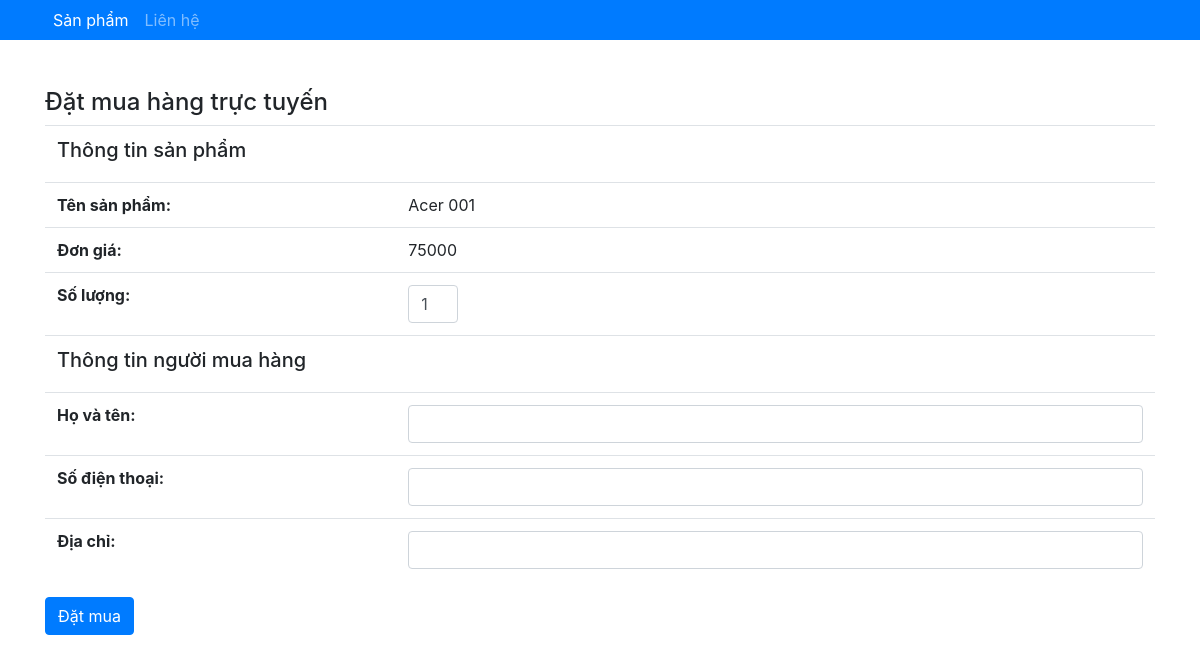
Page /order-product/1 on the earlier database version.
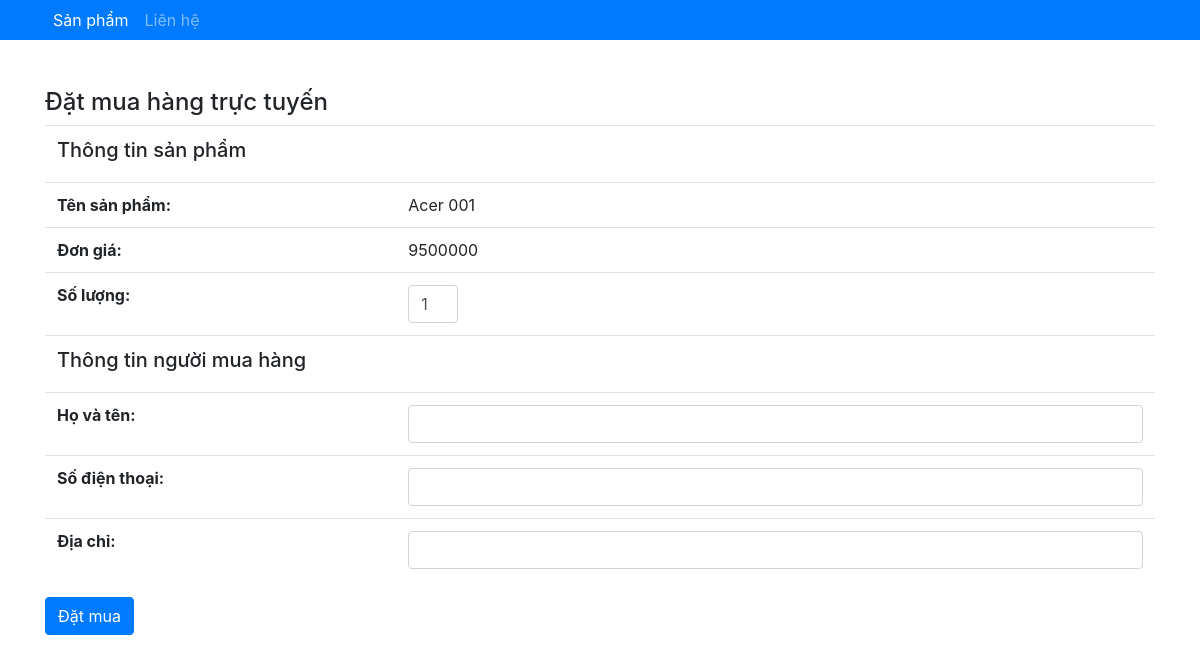
Same page on the later database version.
### app/models.py (models this page shows, shortened)
class Product(models.Model):
    category = models.ForeignKey(
        Category, verbose_name="Nhóm sản phẩm", on_delete=models.PROTECT)
    code = models.CharField(max_length=30, unique=True, verbose_name="Mã")
    name = models.CharField(max_length=200, verbose_name="Tên")
    price = models.IntegerField(verbose_name="Đơn giá")
    image = models.ImageField(upload_to="static/images", verbose_name="Ảnh")

### app/views_enduser.py (the view, shortened to what this page needs)
def orderProduct(request, pk):
    product = get_object_or_404(Product, pk=pk)
    form = OrderForm(initial={'qty': 1})
    context = {'form': form, 'product': product}
    return render(request, 'enduser/order_product.html', context)

### app/forms.py
class OrderForm(forms.Form):
    qty = forms.IntegerField(min_value=1)
    customerName = forms.CharField()
    customerPhone = forms.CharField()
    customerAddress = forms.CharField()

### app/templates/enduser/order_product.html (shortened to what this page needs)
<link rel="stylesheet" href="https://stackpath.bootstrapcdn.com/bootstrap/4.5.2/css/bootstrap.min.css"
>
<div id="app">
    <div class="bg-primary">
        <div class="container">
            <nav class="navbar navbar-expand navbar-dark bg-primary p-0">
                <ul class="navbar-nav">
                    <li class="nav-item active">
                        <a class="nav-link" href="/">Sản phẩm</a>
                    </li>
                    <li class="nav-item">
                        <a class="nav-link" href="#">Liên hệ</a>
                    </li>
                </ul>
            </nav>
        </div>
    </div>
    <div class="container mt-5 mb-5">
        <form method="POST" novalidate>
            <h4>Đặt mua hàng trực tuyến</h4>
            <table class="table table-form">
                <tr>
                    <th colspan="2">
                        <h5>Thông tin sản phẩm</h4>
                    </th>
                </tr>
                <tr>
                    <th>Tên sản phẩm:</th>
                    <td>{{product.name}}</td>
                </tr>
                <tr>
                    <th>Đơn giá:</th>
                    <td>{{product.price}}</td>
                </tr>
                <tr>
                    <th>Số lượng:</th>
                    <td>
                        <div style="width:50px">
                            {{form.qty}}
                        </div>
                    </td>
                </tr>
                <tr>
                    <th colspan="2">
                        <h5>Thông tin người mua hàng</h4>
                    </th>
                </tr>
                <tr>
                    <th>Họ và tên:</th>
                    <td>{{form.customerName}} {{form.customerName.errors}}</td>
                </tr>
                <tr>
                    <th>Số điện thoại:</th>
                    <td>{{form.customerPhone}} {{form.customerPhone.errors}}</td>
                </tr>
                <tr>
                    <th>Địa chỉ:</th>
                    <td>{{form.customerAddress}} {{form.customerAddress.errors}}</td>
                </tr>
            </table>
            <button type="submit"  class="btn btn-primary">
                Đặt mua
            </button>
        </form>
    </div>
</div>

Differences in the rows shown:
changed Product "Acer 001": price "75000" → "9500000"
